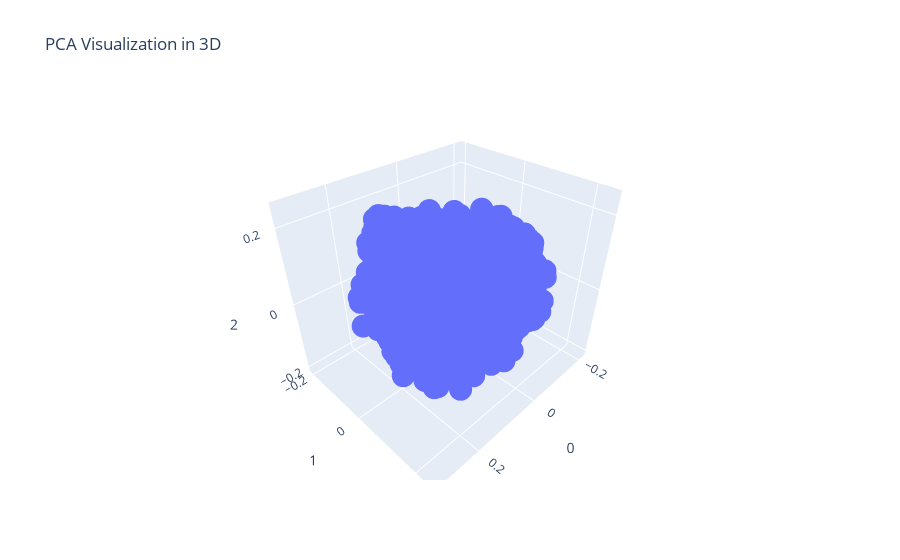

The cell this chart's notebook holds for it:
### Code cell
fig = px.scatter_3d(
    embeddings_pca_3d,
    x=0,  
    y=1,  
    z=2, 
    title="PCA Visualization in 3D",
)
fig.show()

### Figure 1 — Plotly figure (JSON) as saved in the notebook; plotly's stock layout.template omitted (floating-point values rounded to 4 significant figures; data arrays with more than 128 entries replaced by an {"elided": "..."} marker saying what was removed)
{"data": [{"hovertemplate": "0=%{x}<br>1=%{y}<br>2=%{z}<extra></extra>", "legendgroup": "", "marker": {"color": "#636efa", "symbol": "circle"}, "mode": "markers", "name": "", "scene": "scene", "showlegend": false, "type": "scatter3d", "x": {"elided": "3541 float values"}, "y": {"elided": "3541 float values"}, "z": {"elided": "3541 float values"}}], "layout": {"legend": {"tracegroupgap": 0}, "scene": {"domain": {"x": [0, 1], "y": [0, 1]}, "xaxis": {"title": {"text": "0"}}, "yaxis": {"title": {"text": "1"}}, "zaxis": {"title": {"text": "2"}}}, "title": {"text": "PCA Visualization in 3D"}}}
